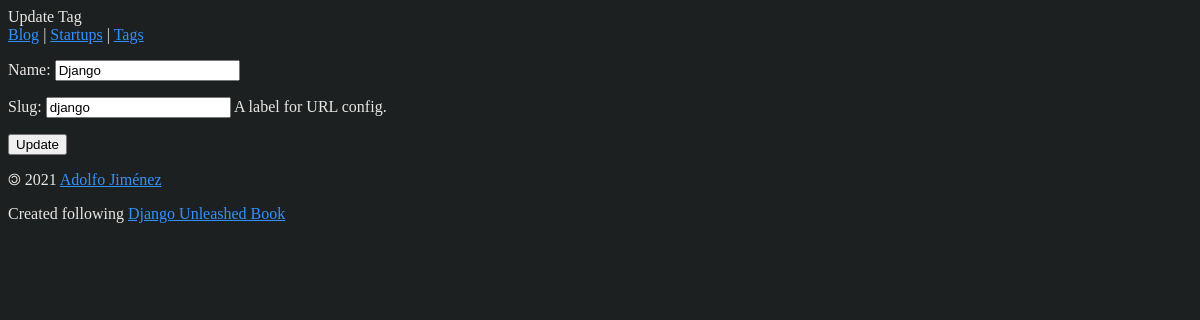
Before: /tag/django/update/ with the older database file.
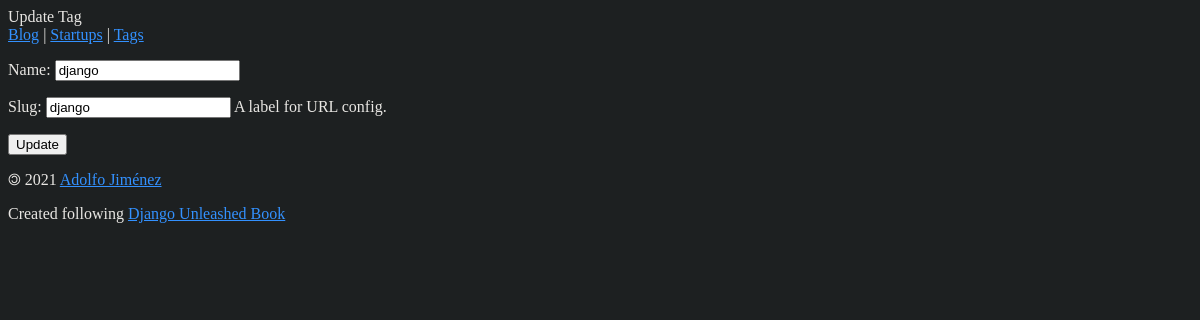
After: the same page with the newer database file.
### organizer/models.py (models this page shows, shortened)
class Tag(models.Model):
    name = models.CharField(max_length=31, unique=True)
    slug = models.SlugField(max_length=31, unique=True,
                   help_text='A label for URL config.')
    class Meta:
        ordering = ['name']

### organizer/views.py (the view)
# urls.py: path('tag/<slug:slug>/update/', tag_update, name='tag_update'),
def tag_update(request, slug):
	if request.method == 'POST':
		form = TagForm(request.POST)
		if form.is_valid():
			updated_tag = form.save()
			return redirect(updated_tag)
		else:
			context = {'slug': slug, 'form': form}
	elif request.method == 'GET':
		form = TagForm(instance=Tag.objects.get(slug__iexact=slug))
		context = {'slug': slug, 'form': form}
	template_name = 'organizer/tag_form_update.html'
	return render(request, template_name, context)

### organizer/forms.py (shortened to what this page needs)
class TagForm(forms.ModelForm, SlugCleanMixin):
    class Meta:
        model = Tag
        fields = '__all__'

### organizer/templates/organizer/tag_form_update.html (shortened to what this page needs)
{% extends parent_template|default:"organizer/base_organizer.html" %}
{% block heading %}
	Update Tag
{% endblock %}
{% block content %}
	<div>
		<div>
			<form action="{{ tag.get_update_url }}" method="POST">
				{{ form.as_p }}
				<button type="submit">Update</button>
			</form>
		</div>
	</div>
{% endblock %}

Changed rows visible on the page:
changed Tag "django": name "Django" → "django"
